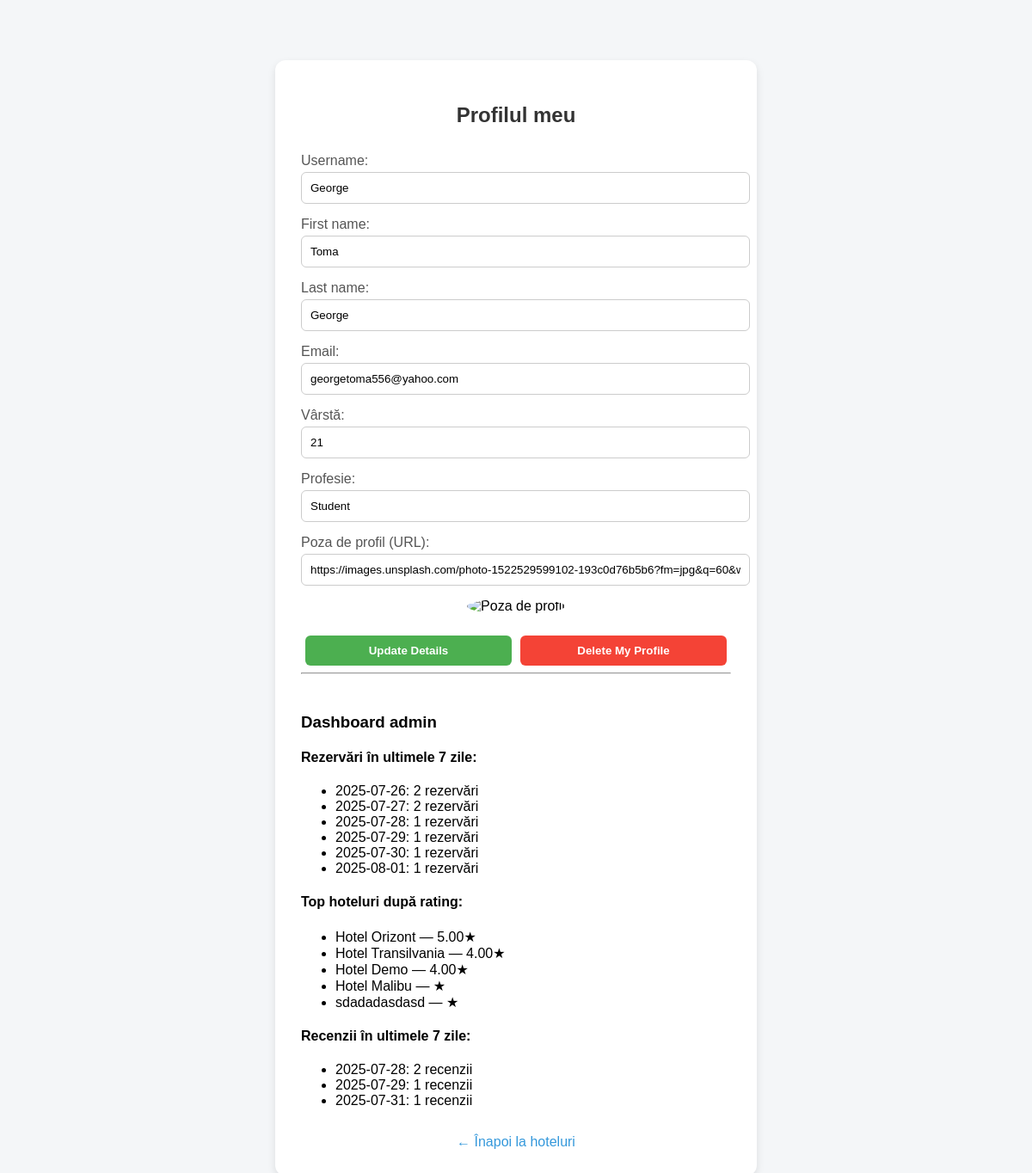
The app's page /booking/my_profile/ (signed in), older data.
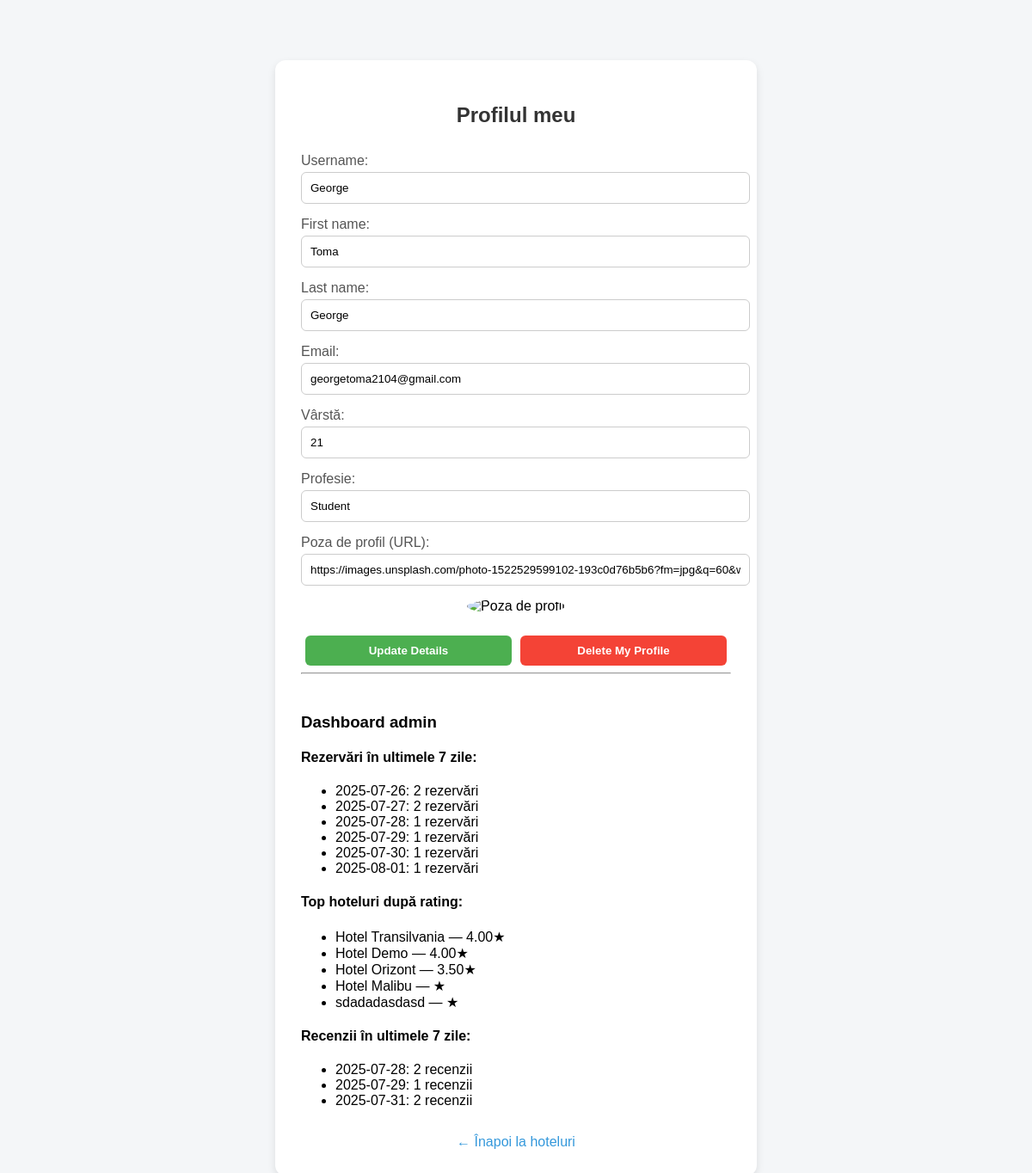
The same page, newer data.
### booking/models/user.py (models this page shows)
class CustomUser(AbstractUser):
    age = models.PositiveIntegerField(null=True, blank=True)
    profession = models.CharField(max_length=100, blank=True)
    profile_picture_url = models.URLField(blank=True, null=True)
    reservation_deleted_notification = models.BooleanField(default=False)

### booking/models/hotel.py (models this page shows, shortened)
class Hotel(models.Model):
    HOTEL_TYPES = [
        ('1P', 'Cameră pentru 1 persoană'),
        ('2P', 'Cameră pentru 2 persoane'),
        ('3P', 'Cameră pentru 3 persoane'),
        ('APT', 'Apartament'),
    ]
    name = models.CharField(max_length=100)
    location = models.CharField(max_length=100)
    description = models.TextField()
    available_types = models.CharField(max_length=3, choices=HOTEL_TYPES)
    price_per_night = models.DecimalField(max_digits=7, decimal_places=2)
    is_active = models.BooleanField(default=True)
    photo_url = models.URLField(blank=True, null=True)

### booking/views/auth_views.py (the view, shortened to what this page needs)
# urls.py: path('my_profile/', my_profile_view, name='my_profile'),
@login_required
def my_profile_view(request):
    user = request.user
    context = {'user': user}
    if user.is_staff:
        today = now().date()
        seven_days_ago = today - timedelta(days=6)
        bookings_per_day = (
            Reservation.objects
            .filter(start_date__range=(seven_days_ago, today))
            .extra({'day': "date(start_date)"})
            .values('day')
            .annotate(count=Count('id'))
            .order_by('day')
        )
        top_hotels = (
            Hotel.objects.annotate(avg_rating=Avg('reservation__hotelreview__rating'))
            .order_by('-avg_rating')[:5]
        )
        reviews_per_day = (
            HotelReview.objects
            .filter(date_posted__date__range=(seven_days_ago, today))
            .extra({'day': "date(date_posted)"})
            .values('day')
            .annotate(count=Count('id'))
            .order_by('day')
        )
        context.update({
            'bookings_per_day': bookings_per_day,
            'top_hotels': top_hotels,
            'reviews_per_day': reviews_per_day,
            'is_admin': True,
        })
    return render(request, 'booking/my_profile.html', context)

### booking/templates/booking/my_profile.html (shortened to what this page needs)
<!DOCTYPE html>
<html lang="ro">
<head>
</head>
<body>
    <div class="container">
        <h2>Profilul meu</h2>
        <form method="post">
            <label>Username:
                <input type="text" name="username" value="{{ user.username }}" required>
            </label>
            <label>First name:
                <input type="text" name="first_name" value="{{ user.first_name }}">
            </label>
            <label>Last name:
                <input type="text" name="last_name" value="{{ user.last_name }}">
            </label>
            <label>Email:
                <input type="email" name="email" value="{{ user.email }}" required>
            </label>
            <label>Vârstă:
                <input type="number" name="age" value="{{ user.age }}">
            </label>
            <label>Profesie:
                <input type="text" name="profession" value="{{ user.profession }}">
            </label>
            <label>Poza de profil (URL):
                <input type="url" name="profile_picture_url" value="{{ user.profile_picture_url }}">
            </label>
            {% if user.profile_picture_url %}
                <div style="text-align: center; margin-bottom: 20px;">
                    <img src="{{ user.profile_picture_url }}" alt="Poza de profil" style="width:150px; height:150px; object-fit:cover; border-radius: 50%;">
                </div>
            {% endif %}
            <div class="buttons">
                <button type="submit" name="action" value="update" class="update-btn">Update Details</button>
                <button type="submit" name="action" value="delete" class="delete-btn" onclick="return confirm('Sigur vrei să îți ștergi contul? Aceasta acțiune este ireversibilă.');">Delete My Profile</button>
            </div>
        </form>
        <hr><br>
            {% if not is_admin %}
                <h3>Dashboard utilizator</h3>
                <p><strong>Total cheltuit:</strong> {{ total_spent }} RON</p>
                <p><strong>Număr de rezervări:</strong> {{ num_reservations }}</p>
                <p><strong>Evaluare medie:</strong> {{ average_rating|default:"Nicio evaluare" }}</p>
            {% else %}
            <h3>Dashboard admin</h3>
                <h4>Rezervări în ultimele 7 zile:</h4>
                    <ul>
                        {% for entry in bookings_per_day %}
                            <li>{{ entry.day }}: {{ entry.count }} rezervări</li>
                        {% empty %}
                            <li>Nicio rezervare recentă.</li>
                        {% endfor %}
                    </ul>
                <h4>Top hoteluri după rating:</h4>
                    <ul>
                        {% for hotel in top_hotels %}
                            <li>{{ hotel.name }} — {{ hotel.avg_rating|floatformat:2 }}★</li>
                        {% empty %}
                            <li>Niciun hotel evaluat.</li>
                        {% endfor %}
                    </ul>
                <h4>Recenzii în ultimele 7 zile:</h4>
                    <ul>
                        {% for entry in reviews_per_day %}
                            <li>{{ entry.day }}: {{ entry.count }} recenzii</li>
                        {% empty %}
                            <li>Nicio recenzie recentă.</li>
                        {% endfor %}
                    </ul>
            {% endif %}
        <a href="{% url 'hotels' %}">← Înapoi la hoteluri</a>
    </div>
</body>
</html>

Row changes from the older to the newer data that the page shows:
changed CustomUser "George": email "georgetoma556@yahoo.com" → "georgetoma2104@gmail.com"
shown differently, row unchanged: Hotel "Hotel Orizont": avg_rating "5.00" → "3.50"; moves down the list
Text that changed along with them:
new list line: "2025-07-31 : 2 recenzii"
list line gone: "2025-07-31 : 1 recenzii"
